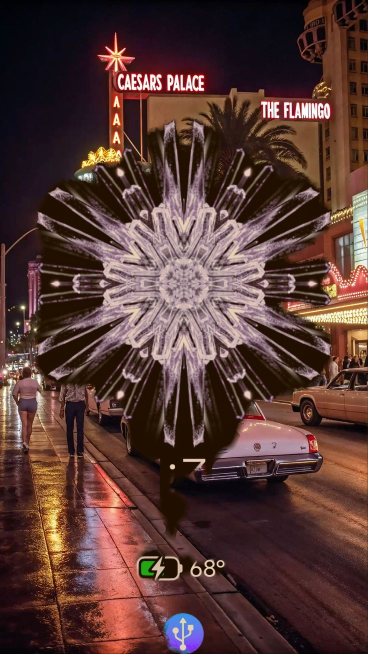
#> input picture projeto-etec-main/testes_e_tentativas/test_pro_vegas.jpg, 736 x 1308 px (shown at 1/2 size)
$ python -i scratch_antialiasing.py   (imports and definitions only)
#> lines starting #> are read from the running program, lines starting #| are printed output that depends on the picture
import cv2
import numpy as np
from PIL import Image, ImageFilter
from rembg import new_session, remove
import time

def suave_recorte_antialiasing(img_rgba):
    """
    Remove serrilhado, halos de cor e ruídos nas bordas do recorte,
    gerando transições suaves de nível profissional.
    """
    arr = np.array(img_rgba)
    rgb = arr[:, :, :3]
    alpha = arr[:, :, 3]

    # 1. Suavizar máscara com Gaussian Blur suave na borda
    alpha_float = alpha.astype(np.float32) / 255.0

    # Criar máscara de borda (onde a transição ocorre)
    edge_zone = cv2.Canny(alpha, 50, 200)
    edge_zone = cv2.dilate(edge_zone, np.ones((3, 3), np.uint8), iterations=1)

    # Suavização suave na zona de transição
    alpha_smooth = cv2.GaussianBlur(alpha, (5, 5), sigmaX=1.2)
    alpha_final = np.where(edge_zone > 0, alpha_smooth, alpha)

    # 2. Decontaminação de cor de borda (inward color push para eliminar halo de parede)
    # Erode leve da máscara para pegar cor limpa do interior da pessoa
    inner_mask = (alpha > 230).astype(np.uint8)
    if cv2.countNonZero(inner_mask) > 100:
        # Inpaint para preencher bordas com a cor real da roupa/pele e não da parede branca
        clean_rgb = cv2.inpaint(rgb, (edge_zone > 0).astype(np.uint8), inpaintRadius=3, flags=cv2.INPAINT_TELEA)
        # Mesclar suavemente na borda
        alpha_factor = (alpha_final.astype(np.float32) / 255.0)[:, :, np.newaxis]
        rgb_blend = np.clip(clean_rgb * (1.0 - alpha_factor * 0.3) + rgb * (alpha_factor * 0.3 + 0.7), 0, 255).astype(np.uint8)
    else:
        rgb_blend = rgb

    res = np.dstack((rgb_blend, alpha_final))
    return Image.fromarray(res, mode='RGBA')

# [1 line not run here, left out]

>>> import cv2
>>> picture = cv2.imread('test_pro_vegas.jpg', cv2.IMREAD_GRAYSCALE)
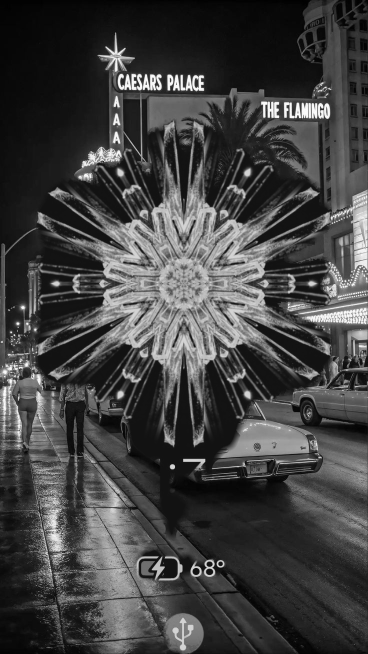
#> picture: shape (1308, 736) (shown at 1/2 size); min 0, max 255, mean 66.2
#> (the run stopped early here; a loop or call above may not have finished)

$ run again, on projeto-etec-main/testes_e_tentativas/Captura de tela 2026-09-18 203458.png
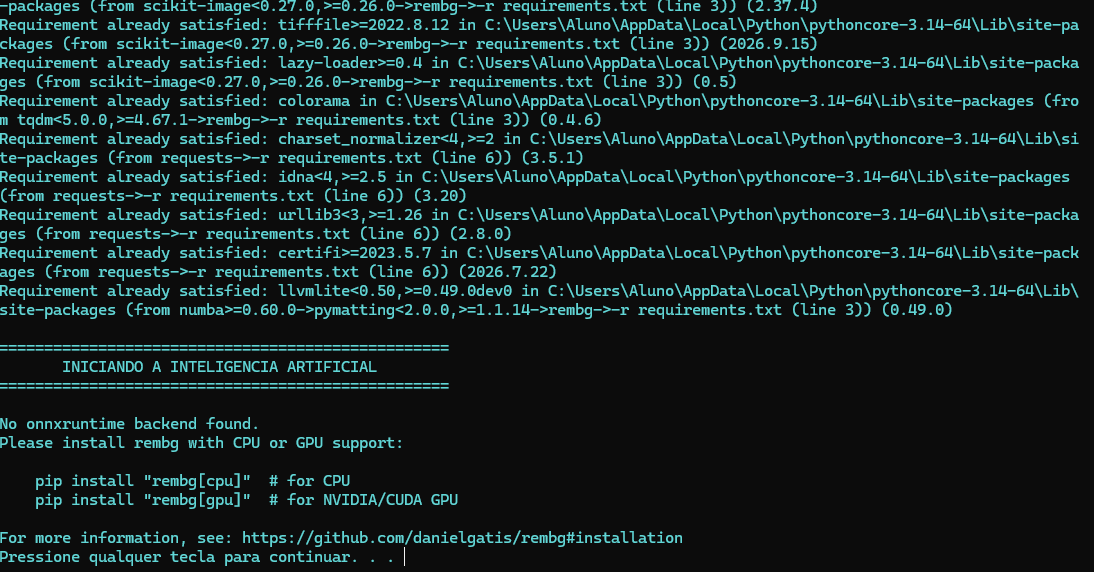
#> input picture projeto-etec-main/testes_e_tentativas/Captura de tela 2026-09-18 203458.png, 1094 x 572 px
#> `picture = cv2.imread('test_pro_vegas.jpg', cv2.IMREAD_GRAYSCALE)`:
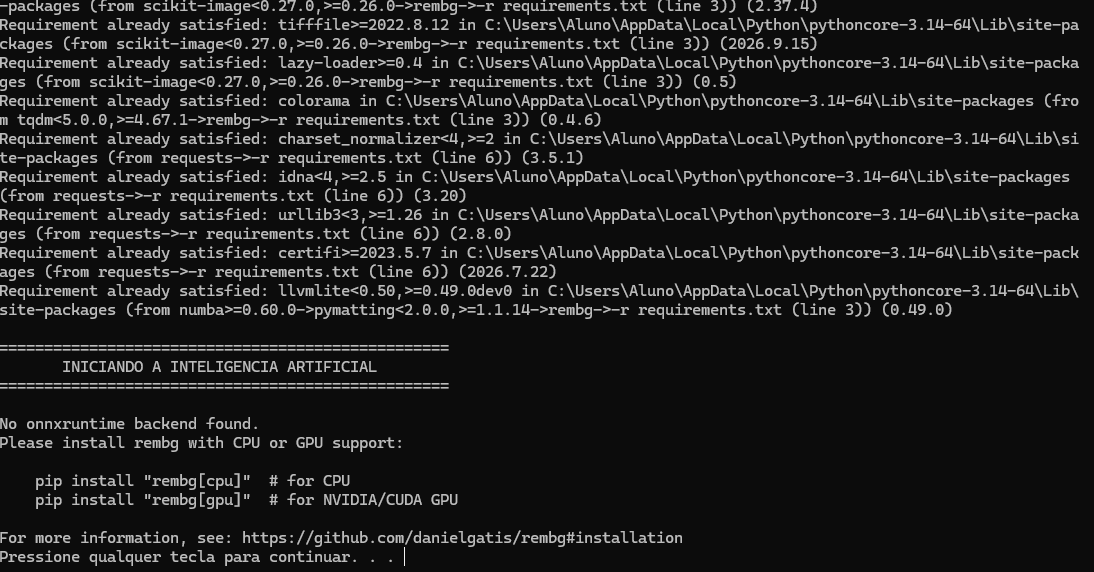
#> picture: shape (572, 1094); min 12, max 243, mean 29.7

$ run again, on projeto-etec-main/testes_e_tentativas/temp_cam.png
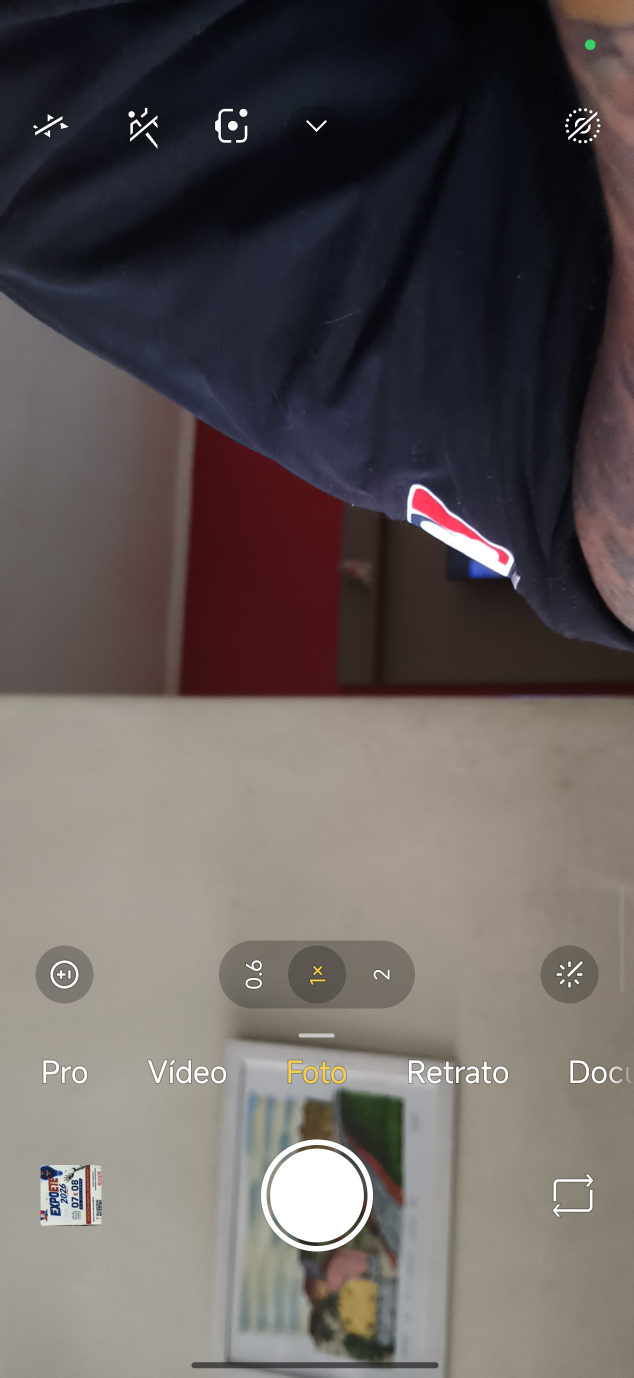
#> input picture projeto-etec-main/testes_e_tentativas/temp_cam.png, 1268 x 2756 px (shown at 1/2 size)
#> `picture = cv2.imread('test_pro_vegas.jpg', cv2.IMREAD_GRAYSCALE)`:
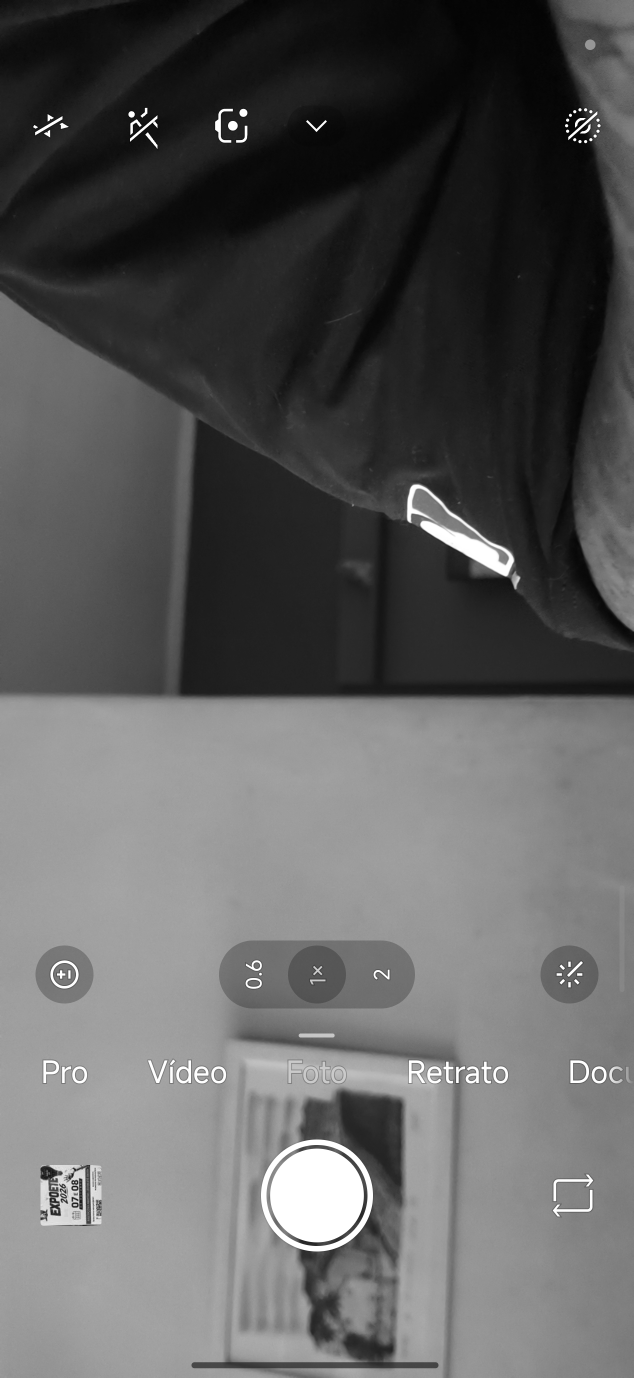
#> picture: shape (2756, 1268) (shown at 1/2 size); min 3, max 255, mean 93.9
